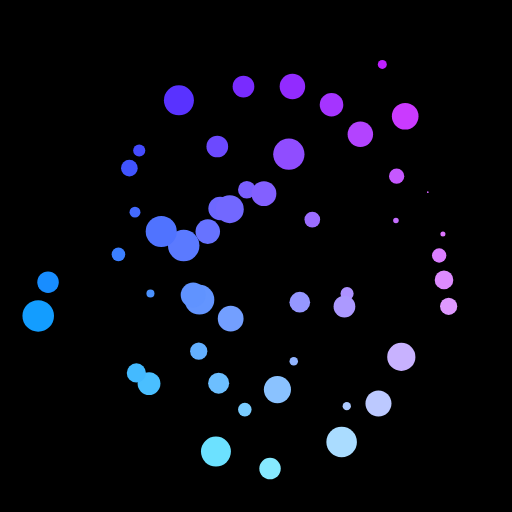
Frame 1 (no input)
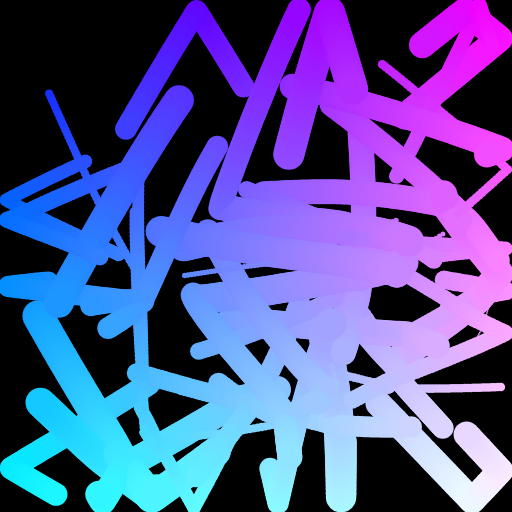
Frame 60 (no input)
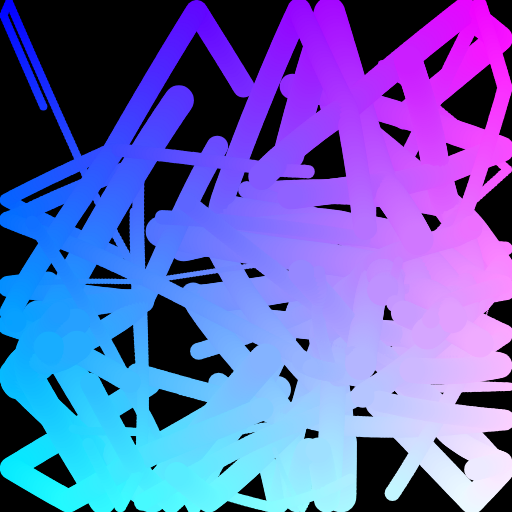
Frame 120 (the mouse pressed at the canvas centre since frame 60)

The p5.js sketch that drew these frames (run headless with seeded random() and noise() and a simulated clock; from frame 60 on, the mouse is pressed at the canvas centre):

// p5.js sketch
// ── sketch.js
const WIDTH = 512;
const HEIGHT = 512;

const N = 50;

let envPos;
let lights = [];

function setup() {
  createCanvas(WIDTH, HEIGHT);

  envPos = createVector(WIDTH/2, HEIGHT/2);

  for (let i = 0; i < N; i++) {
    let angle = TWO_PI * i/N;
    let r = (0.2 + 0.7*random())*min(WIDTH/2, HEIGHT/2);
    lights.push(new Light(r*cos(angle), r*sin(angle), 10*random(), envPos));

    // let vel = p5.Vector.random2D();
    // vel.set(vel.x * 2*floor(2*random())-1, vel.y * 2*floor(2*random())-1);
    // vel.mult(0.5);
    // vel.add(0.5, 0.5);
    let vel = p5.Vector.random2D();
    vel.mult(1/sqrt(2));
    vel.add(1-1/sqrt(2), 1-1/sqrt(2));
    vel.mult(25);
    lights[i].setVel(vel);
  }

  background(0);
}

function draw() {
  background(0, 0.1);

  for (let light of lights) {
    light.update(lights);
    light.draw();

    // let distForce = p5.Vector.sub(light.pos, createVector(0, 0));
    // distForce.normalize();
    // distForce.mult(0.01);
    // light.applyForce(distForce);
  }
}

class Light extends Entity {
  constructor(x, y, m, envPos) {
    super(x, y, m);

    this.r = sqrt(m)*5;
    this.envPos = envPos;
  }

  draw() {
    noStroke();
    fill(255*((this.pos.x+this.envPos.x)/WIDTH), 255*((this.pos.y+this.envPos.y)/HEIGHT), 255);
    circle(this.envPos.x + this.pos.x, this.envPos.y + this.pos.y, 2*this.r);
  }

  update(lights) {
    super.update();
    this.checkBounce();

    for (let light of lights) {
      if (light !== this) {
        let g = super.gravityForce(light);
        super.applyForce(g);
      }
    }
  }

  checkBounce() {
    let r = this.r;
    if (this.envPos.x + this.pos.x + r >= WIDTH) { this.vel.set(this.vel.x * -1, this.vel.y); }
    if (this.envPos.x + this.pos.x - r < 0) { this.vel.set(this.vel.x * -1, this.vel.y); }
    if (this.envPos.y + this.pos.y + r >= HEIGHT) { this.vel.set(this.vel.x, this.vel.y * -1); }
    if (this.envPos.y + this.pos.y - r < 0) { this.vel.set(this.vel.x, this.vel.y * -1); }
  }

  setEnvPos(envPos) {
    this.envPos = envPos;
  }
}

// function drawNoise() {
//   noStroke();
//   let xoff = 0;
//   for (let x = 0; x < WIDTH; x++) {
//     let yoff = 0;
//     for (let y = 0; y < HEIGHT; y++) {
//       fill(255, map(noise(xoff, yoff), 0, 1, 0, 255));
//       circle(x, y, 1);
//       yoff += 0.01;
//     }
//     xoff += 0.01;
//   }
// }

// ── entity.js
const G = 5;

class Entity {
  constructor(x, y, m) {
    this.pos = createVector(x, y);
    this.vel = createVector(0, 0);
    this.acc = createVector(0, 0);
    this.mass = m;

    this.rot = 0;

    this.maxSpeed = 4;
    this.maxForce = 0.1;
  }

  update() {
    this.updateRot();
    this.updateVel();
    this.updatePos();
  }

  updatePos() {
    this.pos.add(this.vel);
  }

  updateVel() {
    this.vel.add(this.acc);
    this.acc.mult(0);
    this.vel.limit(this.maxSpeed);
  }

  updateRot() {
    let heading = this.vel.heading();
    this.rot = PI/2 - heading;
  }

  followForce(target) {
    let targetDelta = p5.Vector.sub(target, this.pos);
    let idealTrajectory = p5.Vector.sub(targetDelta, this.vel);
    idealTrajectory = idealTrajectory.limit(this.maxForce);
    return idealTrajectory;
    // this.applyForce(idealTrajectory);
  }

  gravityForce(other) { //gravity attraction to another entity
    let unitVec = p5.Vector.sub(other.pos, this.pos);
    let distSq = pow(this.pos.x - other.pos.x, 2) + pow(this.pos.y - other.pos.y, 2);
    let force = G*other.mass*this.mass/(pow(distSq, 1.1));
    unitVec.normalize();

    return p5.Vector.mult(unitVec, force);
  }

  applyForce(force) {
    let accAdd = p5.Vector.mult(force, 1/this.mass);
    this.acc.add(accAdd);
  }

  //Getters and Setters
  setVel(newVel) {
    this.vel = newVel;
  }
}
